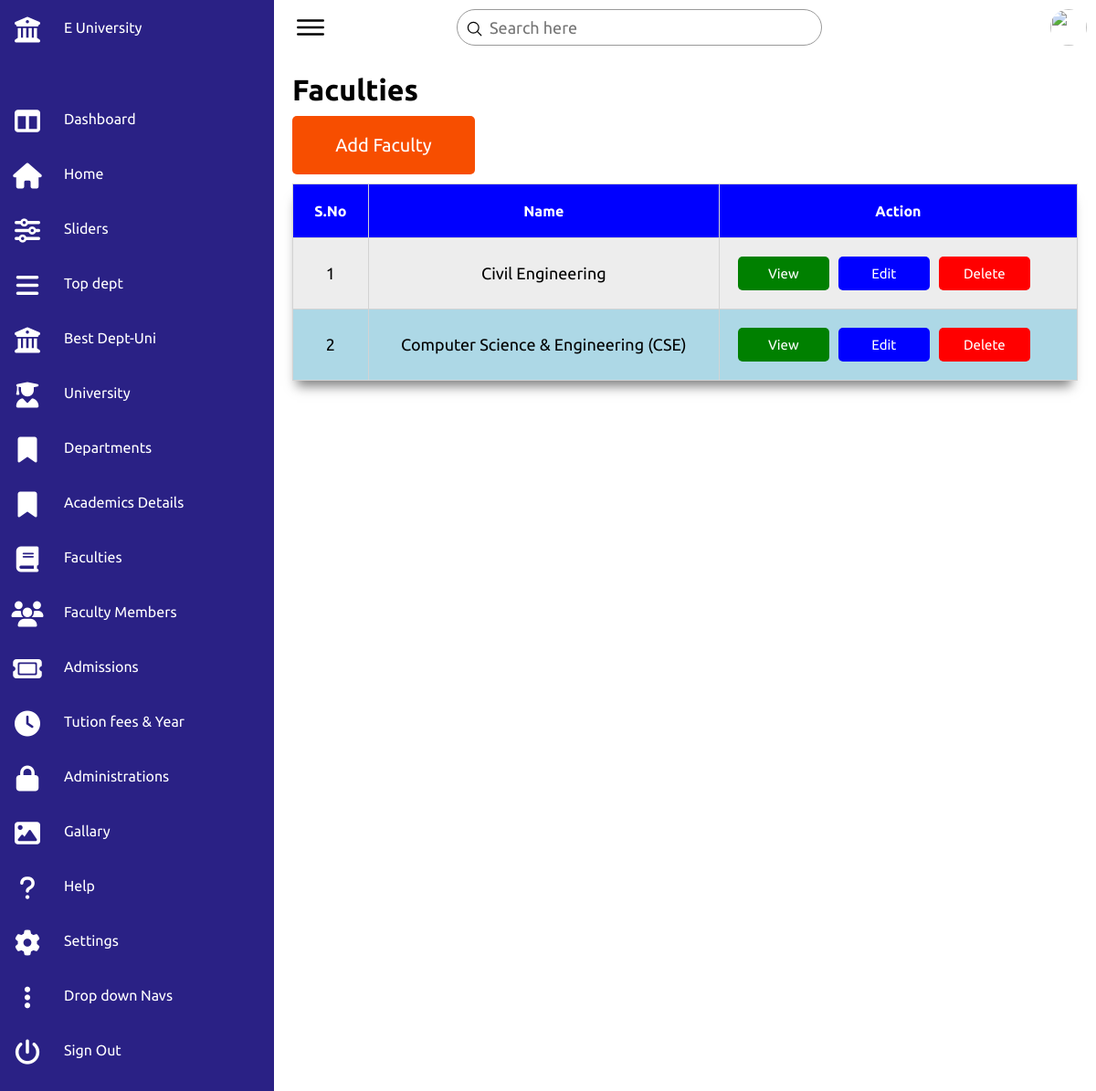
The app's page /faculties.php with its own data.
### tables this page shows
CREATE TABLE `faculty` (
  `id` int NOT NULL,
  `name` varchar(255) NOT NULL,
  `web` varchar(255) NOT NULL,
  `university_id` int NOT NULL
);

### faculties.php (the view, shortened to what this page needs)
<!DOCTYPE html>
<html lang="en">
<head>
    <link rel="stylesheet" href="https://cdnjs.cloudflare.com/ajax/libs/font-awesome/6.2.1/css/all.min.css">
    <link rel="stylesheet" href="css/admin.css">
</head>
<body>
    <div class="container">
        <?php include_once 'admin-nav.php'?>
        <div class="main">
            <div class="topbar">
                <div class="toggle">
                    <ion-icon name="menu-outline"></ion-icon>
                </div>
                <div class="search">
                    <label>
                        <input type="text" placeholder="Search here">
                        <ion-icon name="search-outline"></ion-icon>
                    </label>
                </div>
                <div class="user">
                    <img src="assets/imgs/customer01.jpg" alt="">
                </div>
            </div>
            <div class="table">
                <h1>Faculties</h1>
                <div class="btn">
                    <a href="add-faculty.php">Add Faculty</a>
                </div>
            <table>
                    <tr>
                        <th>S.No</th>
                        <th>Name</th>
                        <th>Action</th>
                    </tr>
                    <?php
                    include_once 'config.php';
                    $sql = "SELECT * FROM faculty";
                    $result = mysqli_query($conn,$sql);
                    $id = 1;
                    while ($row = mysqli_fetch_assoc($result)){
                    ?>
                    <tr>
                        <td><?= $id++ ?></td>
                        <td><?= $row['name']?></td>
                        <td style="margin-left :20px;">
                            <div class="action-btn">
                             <a href="view-faculty.php?id=<?= $row['id'] ?>" style="background:green;">View</a>
                             <a href="edit-faculty.php?id=<?= $row['id'] ?>" style="background:blue;">Edit</a>
                             <a href="delete-faculty.php?id=<?= $row['id'] ?>" style="background:red;">Delete</a>
                            </div>
                        </td>
                    </tr>
                    <?php } ?>
                    </table>
            </div>
        </div>
    </div>
</body>
</html>

### css/admin.css (style rules this page uses)
* { font-family: "Ubuntu", sans-serif; margin: 0; padding: 0; box-sizing: border-box; }
:root { --blue: #2a2185; --white: #fff; --gray: #f5f5f5; --black1: #222; --black2: #999; }
body { overflow-x: hidden; }
.container { position: relative; width: 100%; display: flex; justify-content: space-between; align-items: center; height: 100%; }
.main { position: absolute; width: calc(100% - 300px); left: 300px; height: 100%; background: var(--white); transition: 0.5s; }
.topbar { width: 100%; height: 60px; display: flex; justify-content: space-between; align-items: center; padding: 0 10px; }
.toggle { position: relative; width: 60px; height: 60px; display: flex; justify-content: center; align-items: center; font-size: 2.5rem; cursor: pointer; }
.search { position: relative; width: 400px; margin: 0 10px; }
.search label { position: relative; width: 100%; }
.search label input { width: 100%; height: 40px; border-radius: 40px; padding: 5px 20px; padding-left: 35px; font-size: 18px; outline: none; border: 1px solid var(--black2); }
.search label ion-icon { position: absolute; top: 0; left: 10px; font-size: 1.2rem; }
.user { position: relative; width: 40px; height: 40px; border-radius: 50%; overflow: hidden; cursor: pointer; }
.user img { position: absolute; top: 0; left: 0; width: 100%; height: 100%; object-fit: cover; }
table { width: 100%; box-shadow: -1px 12px 12px -6px rgba(0,0,0,0.5); }
table, td, th { padding: 20px; border: 1px solid lightgray; border-collapse: collapse; text-align: center; cursor: pointer; }
td { font-size: 18px; }
th { background-color: blue; color: white; }
tr:nth-child(odd) { background-color: lightblue; }
tr:nth-child(even) { background-color: #ededed; }
.table { padding: 20px; width: 100%; }
.table .btn { padding:20px; background: rgb(247, 78, 0); width: 200px; text-decoration: none; border-radius: 5px; text-align: center; margin-top: 10px; margin-bottom: 10px; }
.table .btn a { text-decoration: none; color: white; font-size: 20px; }
.table .action-btn { display: flex; gap: 10px; align-items: center; }
.table .action-btn a { width: 100px; padding: 10px; text-align: center; text-decoration: none; color: white; border-radius: 5px; font-size: 15px; }

### records on screen
faculty: name "Civil Engineering"
faculty: name "Computer Science & Engineering (CSE)"
